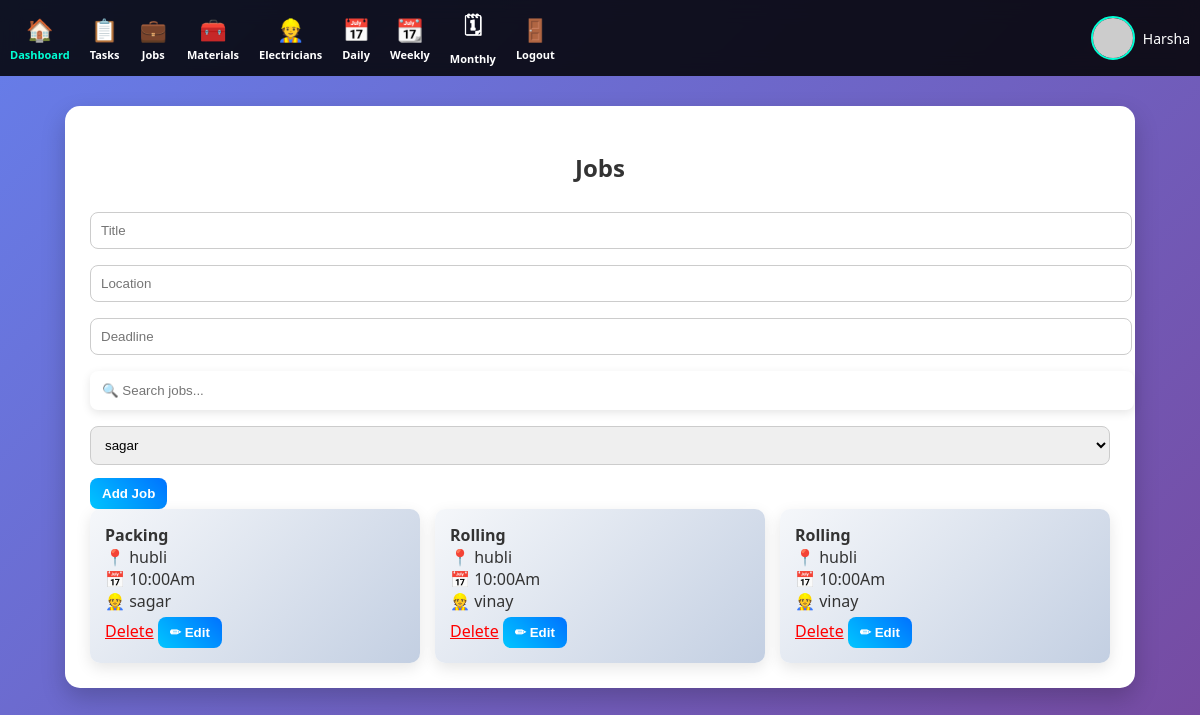
Screenshot of /jobs (signed in) with the database file from the repository.
### models.py (models this page shows)
class User(db.Model):
    id = db.Column(db.Integer, primary_key=True)
    username = db.Column(db.String(100), unique=True)
    password = db.Column(db.String(200))
    role = db.Column(db.String(20), default="user")  # user / admin
    photo = db.Column(db.String(200), default="Krish.jpg")

class Job(db.Model):
    id = db.Column(db.Integer, primary_key=True)
    title = db.Column(db.String(100))
    location = db.Column(db.String(100))
    deadline = db.Column(db.String(50))
    electrician_id = db.Column(db.Integer, db.ForeignKey('electrician.id'))
    electrician = db.relationship('Electrician')
    time = db.Column(db.DateTime, default=datetime.utcnow)

class Electrician(db.Model):
    id = db.Column(db.Integer, primary_key=True)
    name = db.Column(db.String(100))
    phone = db.Column(db.String(20))
    time = db.Column(db.DateTime, default=datetime.utcnow)
    tasks = db.relationship('Task', backref='electrician', lazy=True)

### app.py (the view, shortened to what this page needs)
@app.route('/jobs', methods=['GET','POST'])
def jobs():
    if 'user' not in session:
        return redirect('/')
    return render_template(
    'jobs.html',
    data=Job.query.all(),
    electricians=Electrician.query.all(),
    user=get_current_user()
)

### app.py (called while the page is built)
def get_current_user():
    if 'user' in session:
        return User.query.filter_by(username=session['user']).first()
    return None

@app.context_processor
def inject_user():
    if 'user' in session:
        user = User.query.filter_by(username=session['user']).first()
        return dict(user=user)
    return dict(user=None)

### templates/jobs.html
{% extends "base.html" %}
{% block content %}
<h2>Jobs</h2>
<form method="POST">
<input name="title" placeholder="Title" required>
<input name="location" placeholder="Location" required>
<input name="deadline" placeholder="Deadline" required>
<input type="text" id="searchJob" class="search-box"
placeholder="🔍 Search jobs..."
onkeyup="searchItems('searchJob','card')">
<select name="electrician">
{% for e in electricians %}
<option value="{{e.id}}">{{e.name}}</option>
{% endfor %}
</select>
<button>Add Job</button>
</form>
<div class="cards job-cards">
{% for j in data %}
<div class="card job-card">
    <b>{{j.title}}</b><br>
    📍 {{j.location}}<br>
    📅 {{j.deadline}}<br>
    👷 {{j.electrician.name}}<br>
    <a href="/delete/job/{{j.id}}" style="color:red;">Delete</a>
    <a href="/edit/job/{{j.id}}"><button>✏ Edit</button></a>
</div>
{% endfor %}
{% endblock %}

### templates/base.html (shortened to what this page needs)
<!DOCTYPE html>
<html>
<head>
<link rel="stylesheet" href="{{ url_for('static', filename='css/style.css') }}">
</head>
<body>
<div class="navbar">
    <a href="/dashboard" class="nav-item active">
        <span>🏠</span>
        <small>Dashboard</small>
    </a>
    <a href="/tasks" class="nav-item">
        <span>📋</span>
        <small>Tasks</small>
    </a>
    <a href="/jobs" class="nav-item">
        <span>💼</span>
        <small>Jobs</small>
    </a>
    <a href="/materials" class="nav-item">
        <span>🧰</span>
        <small>Materials</small>
    </a>
    <a href="/electricians" class="nav-item">
        <span>👷</span>
        <small>Electricians</small>
    </a>
    <a href="/report/daily" class="nav-item">
        <span>📅</span>
        <small>Daily</small>
    </a>
    <a href="/report/weekly" class="nav-item">
        <span>📆</span>
        <small>Weekly</small>
    </a>
    <a href="/report/monthly" class="nav-item">
        <span>🗓</span>
        <small>Monthly</small>
    </a>
    <a href="/logout" class="nav-item">
        <span>🚪</span>
        <small>Logout</small>
    </a>
    {% if user %}
<div class="profile">
    <img src="https://ui-avatars.com/api/?name={{ user.username }}&background=random&color=fff">
    <span>{{ user.username }}</span>
</div>
{% endif %}
</div>
<div class="container">
    {% block content %}{% endblock %}
</div>
</body>
</html>

### static/css/style.css (style rules this page uses)
body { font-family: 'Segoe UI', sans-serif; margin: 0; background: linear-gradient(135deg, #667eea, #764ba2); color: #333; }
.navbar { display: flex; justify-content: center; gap: 20px; background: rgba(0,0,0,0.85); padding: 15px; backdrop-filter: blur(10px); position: sticky; top: 0; z-index: 1000; }
.navbar a { color: white; text-decoration: none; font-weight: bold; position: relative; }
.navbar a::after { content: ""; width: 0%; height: 2px; background: #00ffd5; position: absolute; left: 0; bottom: -5px; transition: 0.3s; }
.container { width: 85%; margin: 30px auto; background: white; padding: 25px; border-radius: 15px; box-shadow: 0 10px 25px rgba(0,0,0,0.2); animation: fadeIn 0.5s ease-in; }
.cards { display: grid; grid-template-columns: repeat(auto-fit, minmax(250px, 1fr)); gap: 15px; }
.card { background: linear-gradient(135deg,#f5f7fa,#c3cfe2); padding: 15px; border-radius: 10px; transition: 0.3s; box-shadow: 0 5px 15px rgba(0,0,0,0.1); }
input, select { width: 100%; padding: 10px; margin: 8px 0; border-radius: 8px; border: 1px solid #ccc; }
.search-box { padding: 12px; border-radius: 8px; border: none; box-shadow: 0 3px 10px rgba(0,0,0,0.1); }
button { background: linear-gradient(45deg,#00c6ff,#0072ff); border: none; color: white; padding: 10px; border-radius: 8px; cursor: pointer; font-weight: bold; transition: 0.3s; }
h2 { text-align: center; }
.profile { display: flex; align-items: center; gap: 10px; margin-left: auto; }
.profile img { width: 35px; height: 35px; border-radius: 50%; border: 2px solid white; }
.navbar { display: flex; justify-content: space-around; align-items: center; background: rgba(0,0,0,0.85); padding: 10px; flex-wrap: wrap; }
.nav-item { display: flex; flex-direction: column; align-items: center; color: white; text-decoration: none; font-size: 14px; transition: 0.3s; }
.nav-item span { font-size: 22px; }
.nav-item small { font-size: 11px; margin-top: 3px; }
.profile { display: flex; align-items: center; gap: 8px; margin-left: auto; color: white; font-size: 14px; }
.profile img { width: 40px; height: 40px; border-radius: 50%; border: 2px solid #00ffd5; }
.navbar { display: flex; align-items: center; justify-content: space-between; }
.nav-item.active { color: #00ffd5; }
button { background: linear-gradient(45deg,#00c6ff,#0072ff); border: none; color: white; padding: 8px 12px; border-radius: 8px; cursor: pointer; margin-top: 5px; }

### rows the page displays
User: username "Harsha"
Job: title "Packing", location "hubli", deadline "10:00Am", electrician.name "sagar"
Job: title "Rolling", location "hubli", deadline "10:00Am", electrician.name "vinay"
Job: title "Rolling", location "hubli", deadline "10:00Am", electrician.name "vinay"

### other values shown
form field electrician "sagar"
